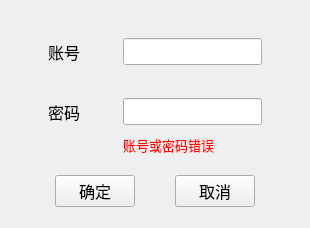
<?xml version="1.0" encoding="UTF-8"?>
<ui version="4.0">
 <class>Login</class>
 <widget class="QWidget" name="Login">
  <property name="geometry">
   <rect>
    <x>0</x>
    <y>0</y>
    <width>310</width>
    <height>228</height>
   </rect>
  </property>
  <property name="windowTitle">
   <string>Form</string>
  </property>
  <layout class="QVBoxLayout" name="verticalLayout">
   <item>
    <layout class="QGridLayout" name="gridLayout">
     <item row="4" column="0">
      <spacer name="horizontalSpacer_7">
       <property name="orientation">
        <enum>Qt::Horizontal</enum>
       </property>
       <property name="sizeHint" stdset="0">
        <size>
         <width>40</width>
         <height>20</height>
        </size>
       </property>
      </spacer>
     </item>
     <item row="2" column="2">
      <spacer name="verticalSpacer">
       <property name="orientation">
        <enum>Qt::Vertical</enum>
       </property>
       <property name="sizeHint" stdset="0">
        <size>
         <width>20</width>
         <height>40</height>
        </size>
       </property>
      </spacer>
     </item>
     <item row="1" column="1">
      <widget class="QLabel" name="accountLabel">
       <property name="font">
        <font>
         <pointsize>12</pointsize>
        </font>
       </property>
       <property name="text">
        <string>账号</string>
       </property>
      </widget>
     </item>
     <item row="0" column="2">
      <spacer name="verticalSpacer_3">
       <property name="orientation">
        <enum>Qt::Vertical</enum>
       </property>
       <property name="sizeHint" stdset="0">
        <size>
         <width>20</width>
         <height>40</height>
        </size>
       </property>
      </spacer>
     </item>
     <item row="1" column="3">
      <widget class="QLineEdit" name="accountEdit">
       <property name="font">
        <font>
         <pointsize>12</pointsize>
        </font>
       </property>
      </widget>
     </item>
     <item row="4" column="1">
      <widget class="QLabel" name="passwordLabel">
       <property name="font">
        <font>
         <pointsize>12</pointsize>
        </font>
       </property>
       <property name="text">
        <string>密码</string>
       </property>
      </widget>
     </item>
     <item row="1" column="2">
      <spacer name="horizontalSpacer">
       <property name="orientation">
        <enum>Qt::Horizontal</enum>
       </property>
       <property name="sizeHint" stdset="0">
        <size>
         <width>40</width>
         <height>20</height>
        </size>
       </property>
      </spacer>
     </item>
     <item row="5" column="2">
      <spacer name="verticalSpacer_2">
       <property name="orientation">
        <enum>Qt::Vertical</enum>
       </property>
       <property name="sizeHint" stdset="0">
        <size>
         <width>20</width>
         <height>40</height>
        </size>
       </property>
      </spacer>
     </item>
     <item row="4" column="3">
      <widget class="QLineEdit" name="passwordEdit">
       <property name="font">
        <font>
         <pointsize>12</pointsize>
        </font>
       </property>
       <property name="echoMode">
        <enum>QLineEdit::Password</enum>
       </property>
      </widget>
     </item>
     <item row="4" column="2">
      <spacer name="horizontalSpacer_2">
       <property name="orientation">
        <enum>Qt::Horizontal</enum>
       </property>
       <property name="sizeHint" stdset="0">
        <size>
         <width>40</width>
         <height>20</height>
        </size>
       </property>
      </spacer>
     </item>
     <item row="1" column="0">
      <spacer name="horizontalSpacer_6">
       <property name="orientation">
        <enum>Qt::Horizontal</enum>
       </property>
       <property name="sizeHint" stdset="0">
        <size>
         <width>40</width>
         <height>20</height>
        </size>
       </property>
      </spacer>
     </item>
     <item row="1" column="4">
      <spacer name="horizontalSpacer_8">
       <property name="orientation">
        <enum>Qt::Horizontal</enum>
       </property>
       <property name="sizeHint" stdset="0">
        <size>
         <width>40</width>
         <height>20</height>
        </size>
       </property>
      </spacer>
     </item>
     <item row="4" column="4">
      <spacer name="horizontalSpacer_9">
       <property name="orientation">
        <enum>Qt::Horizontal</enum>
       </property>
       <property name="sizeHint" stdset="0">
        <size>
         <width>40</width>
         <height>20</height>
        </size>
       </property>
      </spacer>
     </item>
     <item row="5" column="3">
      <widget class="QLabel" name="loginErrorLabel">
       <property name="font">
        <font>
         <pointsize>10</pointsize>
        </font>
       </property>
       <property name="styleSheet">
        <string notr="true">color: rgb(255, 0, 0);</string>
       </property>
       <property name="text">
        <string>账号或密码错误</string>
       </property>
      </widget>
     </item>
    </layout>
   </item>
   <item>
    <spacer name="verticalSpacer_4">
     <property name="orientation">
      <enum>Qt::Vertical</enum>
     </property>
     <property name="sizeHint" stdset="0">
      <size>
       <width>20</width>
       <height>40</height>
      </size>
     </property>
    </spacer>
   </item>
   <item>
    <widget class="QWidget" name="widget" native="true">
     <layout class="QHBoxLayout" name="horizontalLayout">
      <item>
       <spacer name="horizontalSpacer_3">
        <property name="orientation">
         <enum>Qt::Horizontal</enum>
        </property>
        <property name="sizeHint" stdset="0">
         <size>
          <width>40</width>
          <height>20</height>
         </size>
        </property>
       </spacer>
      </item>
      <item>
       <widget class="QPushButton" name="confirmBtn">
        <property name="font">
         <font>
          <pointsize>12</pointsize>
         </font>
        </property>
        <property name="text">
         <string>确定</string>
        </property>
       </widget>
      </item>
      <item>
       <spacer name="horizontalSpacer_4">
        <property name="orientation">
         <enum>Qt::Horizontal</enum>
        </property>
        <property name="sizeHint" stdset="0">
         <size>
          <width>40</width>
          <height>20</height>
         </size>
        </property>
       </spacer>
      </item>
      <item>
       <widget class="QPushButton" name="cancelBtn">
        <property name="font">
         <font>
          <pointsize>12</pointsize>
         </font>
        </property>
        <property name="text">
         <string>取消</string>
        </property>
       </widget>
      </item>
      <item>
       <spacer name="horizontalSpacer_5">
        <property name="orientation">
         <enum>Qt::Horizontal</enum>
        </property>
        <property name="sizeHint" stdset="0">
         <size>
          <width>40</width>
          <height>20</height>
         </size>
        </property>
       </spacer>
      </item>
     </layout>
    </widget>
   </item>
   <item>
    <spacer name="verticalSpacer_5">
     <property name="orientation">
      <enum>Qt::Vertical</enum>
     </property>
     <property name="sizeHint" stdset="0">
      <size>
       <width>20</width>
       <height>40</height>
      </size>
     </property>
    </spacer>
   </item>
  </layout>
 </widget>
 <resources/>
 <connections/>
</ui>
